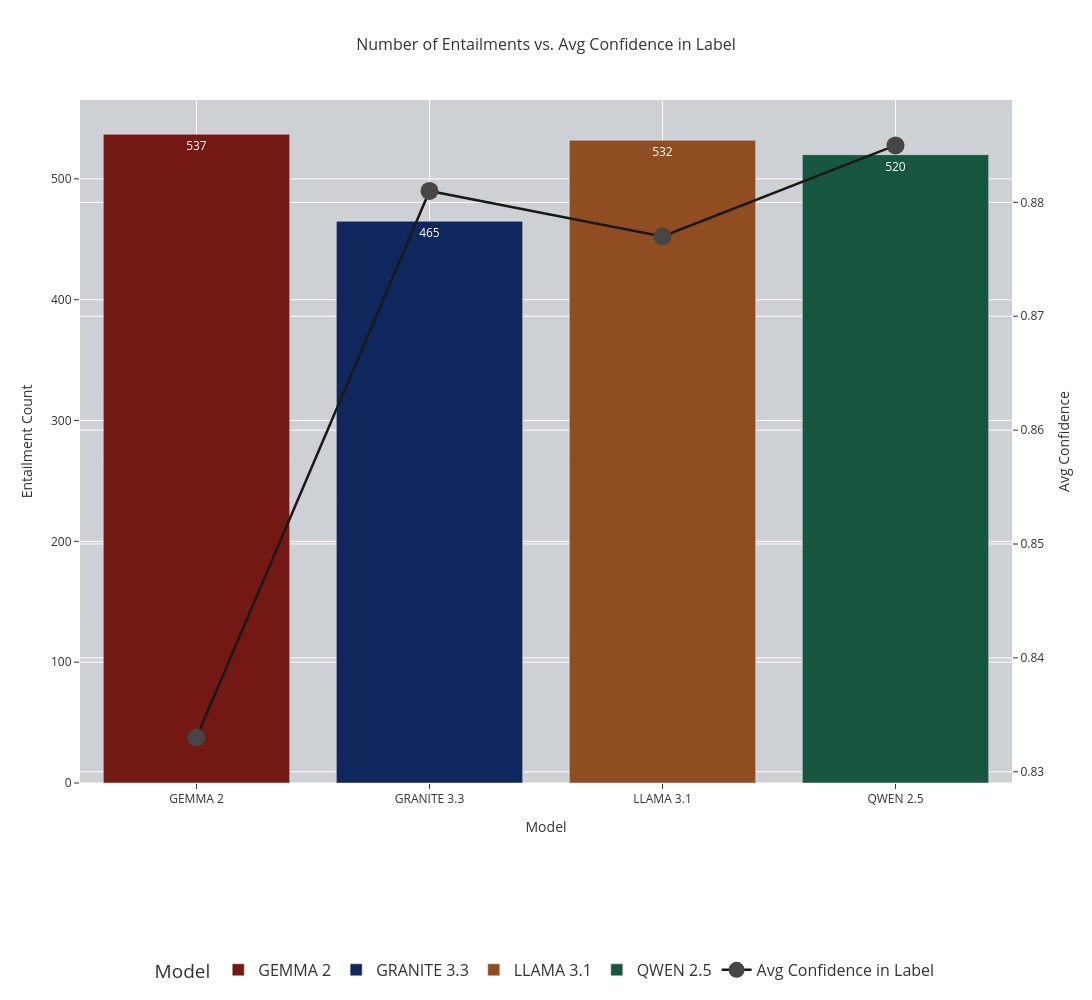

The code cell stored with this chart in its notebook:
### Code cell
Entailment_Scatter = px.bar(
    title='Number of Entailments vs. Avg Confidence in Label',
    data_frame=df_Entailment_Distributions,
    x='Model',
    y='count',
    color='Model',
    color_discrete_map=Model_Discrete_Map,
    width=1500,
    height=1000,
    template='ggplot2',
    text='count'
)

Entailment_Scatter.add_trace(
    go.Scatter(
        x=df_Entailment_Distributions['Model'],
        y=df_Entailment_Distributions['mean'],
        mode='lines+markers',
        marker=dict(color='#474545', size=18),
        line=dict(color="#1A1919", width=2.5),
        name='Avg Confidence in Label',
        yaxis='y2'   # <-- Secondary axis
    )
)

Entailment_Scatter.update_layout(
    title_font=dict(size=16),
    font=dict(size=12),

    hoverlabel=dict(font_size=20),

    legend=dict(
        orientation='h',
        yanchor='bottom',
        y=-0.3,
        xanchor='center',
        x=0.5,
        font=dict(size=16)
    ),

    plot_bgcolor="#CDD0D4",

    xaxis=dict(
        title="Model",
        title_font=dict(size=14),
        tickfont=dict(size=12)
    ),

    yaxis=dict(
        title="Entailment Count",
        title_font=dict(size=14),
        tickfont=dict(size=12)
    ),

    yaxis2=dict(
        title="Avg Confidence",
        title_font=dict(size=14),
        tickfont=dict(size=12),
        overlaying='y',   # share same x-axis
        side='right'
    )
)

Entailment_Scatter.show()

### Figure 1 — Plotly figure (JSON) as saved in the notebook; plotly's stock layout.template omitted (floating-point values rounded to 4 significant figures)
{"data": [{"hovertemplate": "Model=%{x}<br>count=%{text}<extra></extra>", "legendgroup": "GEMMA 2", "marker": {"color": "#731812", "pattern": {"shape": ""}}, "name": "GEMMA 2", "orientation": "v", "showlegend": true, "text": [537.0], "textposition": "auto", "type": "bar", "x": ["GEMMA 2"], "xaxis": "x", "y": [537.0], "yaxis": "y"}, {"hovertemplate": "Model=%{x}<br>count=%{text}<extra></extra>", "legendgroup": "GRANITE 3.3", "marker": {"color": "#0F275C", "pattern": {"shape": ""}}, "name": "GRANITE 3.3", "orientation": "v", "showlegend": true, "text": [465.0], "textposition": "auto", "type": "bar", "x": ["GRANITE 3.3"], "xaxis": "x", "y": [465.0], "yaxis": "y"}, {"hovertemplate": "Model=%{x}<br>count=%{text}<extra></extra>", "legendgroup": "LLAMA 3.1", "marker": {"color": "#8F4D21", "pattern": {"shape": ""}}, "name": "LLAMA 3.1", "orientation": "v", "showlegend": true, "text": [532.0], "textposition": "auto", "type": "bar", "x": ["LLAMA 3.1"], "xaxis": "x", "y": [532.0], "yaxis": "y"}, {"hovertemplate": "Model=%{x}<br>count=%{text}<extra></extra>", "legendgroup": "QWEN 2.5", "marker": {"color": "#175741", "pattern": {"shape": ""}}, "name": "QWEN 2.5", "orientation": "v", "showlegend": true, "text": [520.0], "textposition": "auto", "type": "bar", "x": ["QWEN 2.5"], "xaxis": "x", "y": [520.0], "yaxis": "y"}, {"line": {"color": "#1A1919", "width": 2.5}, "marker": {"color": "#474545", "size": 18}, "mode": "lines+markers", "name": "Avg Confidence in Label", "type": "scatter", "x": ["GEMMA 2", "GRANITE 3.3", "LLAMA 3.1", "QWEN 2.5"], "y": [0.833, 0.881, 0.877, 0.885], "yaxis": "y2"}], "layout": {"barmode": "relative", "font": {"size": 12}, "height": 1000, "hoverlabel": {"font": {"size": 20}}, "legend": {"font": {"size": 16}, "orientation": "h", "title": {"text": "Model"}, "tracegroupgap": 0, "x": 0.5, "xanchor": "center", "y": -0.3, "yanchor": "bottom"}, "plot_bgcolor": "#CDD0D4", "title": {"font": {"size": 16}, "text": "Number of Entailments vs. Avg Confidence in Label"}, "width": 1500, "xaxis": {"anchor": "y", "categoryarray": ["GEMMA 2", "GRANITE 3.3", "LLAMA 3.1", "QWEN 2.5"], "categoryorder": "array", "domain": [0, 1], "tickfont": {"size": 12}, "title": {"font": {"size": 14}, "text": "Model"}}, "yaxis": {"anchor": "x", "domain": [0, 1], "tickfont": {"size": 12}, "title": {"font": {"size": 14}, "text": "Entailment Count"}}, "yaxis2": {"overlaying": "y", "side": "right", "tickfont": {"size": 12}, "title": {"font": {"size": 14}, "text": "Avg Confidence"}}}}
